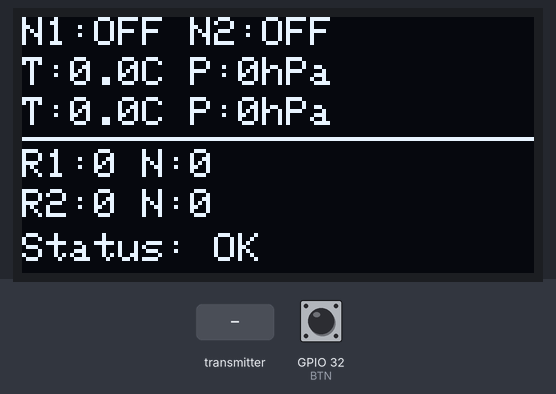
The sketch below on a simulated ESP32. Shown: 128×64 one-colour display. The test bench sets the inputs (shaded band); at power-on: GPIO 32 (BTN) HIGH.

Above: at 1.2 s.
1.3 s: the transmitter starts sending senderID = 1
At 2.5 s:
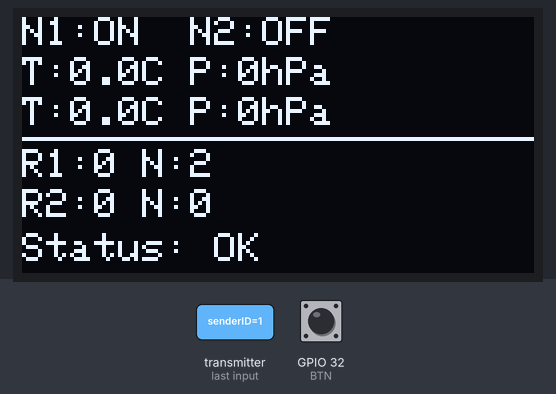
5.4 s: the transmitter starts sending button = 1
At 6.9 s:
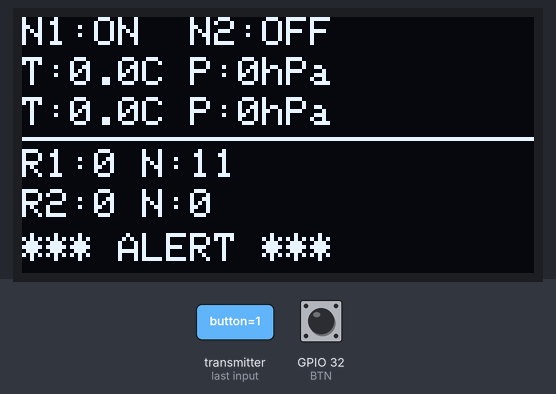
9.5 s: the transmitter starts sending senderID = 0
At 11.4 s:
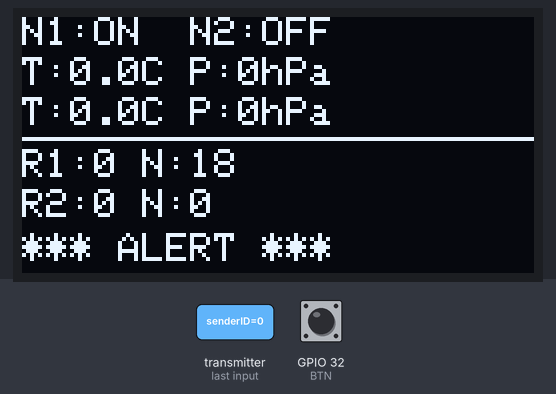
13.6 s: the transmitter starts sending command = 1
At 16.3 s:
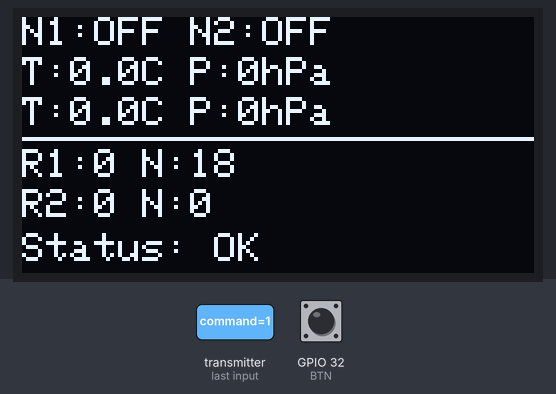
Timing chart, 0 to 17.8 s (numbered marks = the images above; inputs shaded):
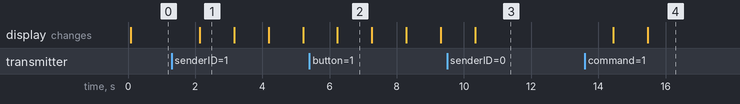

The sketch:

Reciver.ino
```cpp
#include <esp_now.h>
#include <WiFi.h>
#include <Wire.h>
#include <Adafruit_GFX.h>
#include <Adafruit_SH110X.h>

#define SCREEN_WIDTH  128
#define SCREEN_HEIGHT  64
#define BTN            32
#define DEVICE_ID       3   // Change to 4 for second display node

Adafruit_SH1106G display(SCREEN_WIDTH, SCREEN_HEIGHT, &Wire, -1);

typedef struct {
    int   senderID;
    float temp;
    float pressure;
    int   button;
    int   command;
} Message;

float  temp1 = 0, pres1 = 0;
float  temp2 = 0, pres2 = 0;
int    rssi1 = 0, rssi2 = 0;
long   pktCount1 = 0, pktCount2 = 0;
bool   node1Online = false;
bool   node2Online = false;
bool   alertFlag   = false;
unsigned long lastSeen1 = 0;
unsigned long lastSeen2 = 0;

uint8_t broadcastAddress[] = {0xFF, 0xFF, 0xFF, 0xFF, 0xFF, 0xFF};

void OnDataRecv(const esp_now_recv_info_t * info, const uint8_t * data, int len) {
    Message incoming;
    memcpy(&incoming, data, sizeof(incoming));

    int rssi = info->rx_ctrl->rssi;

    if (incoming.senderID == 1) {
        temp1       = incoming.temp;
        pres1       = incoming.pressure;
        rssi1       = rssi;
        pktCount1++;
        lastSeen1   = millis();
        node1Online = true;
        if (incoming.button == 1) alertFlag = true;
    }

    if (incoming.senderID == 2) {
        temp2       = incoming.temp;
        pres2       = incoming.pressure;
        rssi2       = rssi;
        pktCount2++;
        lastSeen2   = millis();
        node2Online = true;
        if (incoming.button == 1) alertFlag = true;
    }

    if (incoming.command == 1) {
        alertFlag = false;
    }
}

void setup() {
    Serial.begin(115200);
    pinMode(BTN, INPUT_PULLUP);

    Wire.begin(21, 22);
    if (!display.begin(0x3C, true)) {
        Serial.println("OLED not found!");
        while (1);
    }
    display.clearDisplay();
    display.display();

    WiFi.mode(WIFI_STA);
    esp_now_init();
    esp_now_register_recv_cb(OnDataRecv);

    esp_now_peer_info_t peer = {};
    memcpy(peer.peer_addr, broadcastAddress, 6);
    peer.channel = 0;
    peer.encrypt = false;
    esp_now_add_peer(&peer);
}

void loop() {

    if (millis() - lastSeen1 > 6000) node1Online = false;
    if (millis() - lastSeen2 > 6000) node2Online = false;

    if (digitalRead(BTN) == LOW) {
        Message resetMsg;
        resetMsg.senderID = DEVICE_ID;
        resetMsg.temp     = 0;
        resetMsg.pressure = 0;
        resetMsg.button   = 0;
        resetMsg.command  = 1;
        esp_now_send(broadcastAddress, (uint8_t *)&resetMsg, sizeof(resetMsg));
        alertFlag = false;
        delay(300);
    }

    display.clearDisplay();
    display.setTextColor(SH110X_WHITE);

    display.setTextSize(1);
    display.setCursor(0, 0);
    display.print("N1:");
    display.print(node1Online ? "ON  " : "OFF ");
    display.print("N2:");
    display.println(node2Online ? "ON" : "OFF");

    display.setCursor(0, 10);
    display.print("T:");
    display.print(temp1, 1);
    display.print("C P:");
    display.print(pres1, 0);
    display.println("hPa");

    display.setCursor(0, 20);
    display.print("T:");
    display.print(temp2, 1);
    display.print("C P:");
    display.print(pres2, 0);
    display.println("hPa");

    display.drawLine(0, 30, 127, 30, SH110X_WHITE);

    display.setCursor(0, 33);
    display.print("R1:");
    display.print(rssi1);
    display.print(" N:");
    display.println(pktCount1);

    display.setCursor(0, 43);
    display.print("R2:");
    display.print(rssi2);
    display.print(" N:");
    display.println(pktCount2);

    display.setCursor(0, 54);
    if (alertFlag) {
        display.println("*** ALERT ***");
    } else {
        display.println("Status: OK");
    }

    display.display();
    delay(1000);
}
```

Measured:
- after the input at 1.3 s, the display: changes after 0.83 s (image 1)
- after the input at 5.4 s, the display: changes after 0.84 s (image 2)
- after the input at 13.6 s, the display: first changes after 0.84 s (image 4 shows a later state)
- what the display in image 1 shows lasts 1.1 s, from 2.1 s to 3.2 s
